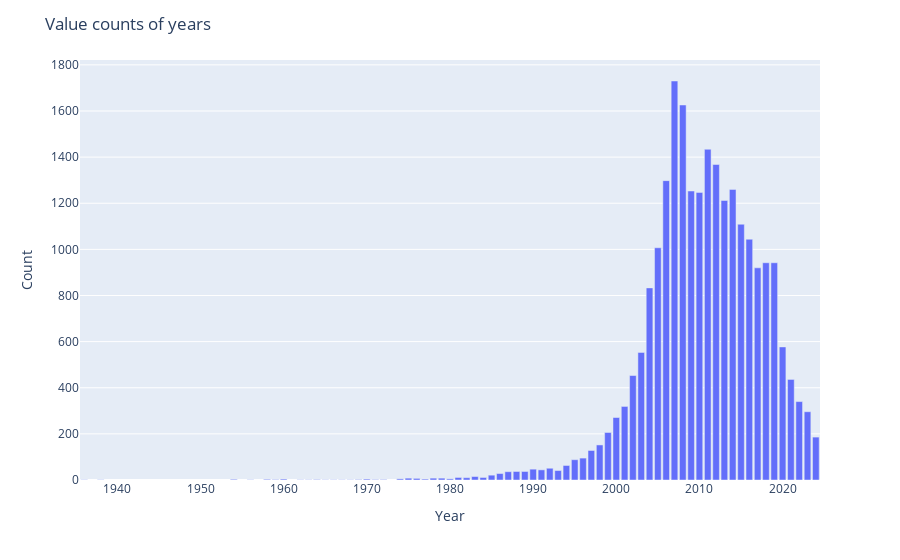

Notebook code cell kept with this figure:
### Code cell
# let's plot value counts of years
# ignore zero years
year_counts = year_counts[year_counts.index != 0]
fig = px.bar(year_counts, x=year_counts.index, y=year_counts.values, labels={'x': 'Year', 'y': 'Count'})
fig.update_layout(title_text='Value counts of years')
fig.show()

### Figure 1 — Plotly figure (JSON) as saved in the notebook; plotly's stock layout.template omitted (floating-point values rounded to 4 significant figures)
{"data": [{"alignmentgroup": "True", "hovertemplate": "Year=%{x}<br>Count=%{y}<extra></extra>", "legendgroup": "", "marker": {"color": "#636efa", "pattern": {"shape": ""}}, "name": "", "offsetgroup": "", "orientation": "v", "showlegend": false, "textposition": "auto", "type": "bar", "x": [2007, 2008, 2011, 2012, 2006, 2014, 2009, 2010, 2013, 2015, 2016, 2005, 2018, 2019, 2017, 2004, 2020, 2003, 2002, 2021, 2022, 2001, 2023, 2000, 1999, 2024, 1998, 1997, 1996, 1995, 1994, 1992, 1990, 1991, 1993, 1989, 1988, 1987, 1986, 1985, 1983, 1981, 1984, 1982, 1978, 1979, 1975, 1976, 1974, 1980, 1970, 1960, 1977, 1958, 1954, 1959, 1972, 1971, 1969, 1964, 1938, 1963, 1962, 1966, 1956, 1965, 1968, 1967, 1936], "xaxis": "x", "y": [1730, 1626, 1434, 1368, 1298, 1260, 1253, 1247, 1212, 1109, 1044, 1007, 942, 942, 920, 833, 577, 553, 453, 436, 340, 319, 296, 271, 206, 186, 152, 128, 95, 88, 63, 51, 47, 44, 41, 37, 37, 36, 28, 21, 15, 11, 11, 10, 8, 8, 8, 7, 5, 5, 4, 4, 4, 3, 3, 2, 2, 2, 2, 2, 1, 1, 1, 1, 1, 1, 1, 1, 1], "yaxis": "y"}], "layout": {"barmode": "relative", "legend": {"tracegroupgap": 0}, "margin": {"t": 60}, "title": {"text": "Value counts of years"}, "xaxis": {"anchor": "y", "domain": [0, 1], "title": {"text": "Year"}}, "yaxis": {"anchor": "x", "domain": [0, 1], "title": {"text": "Count"}}}}
